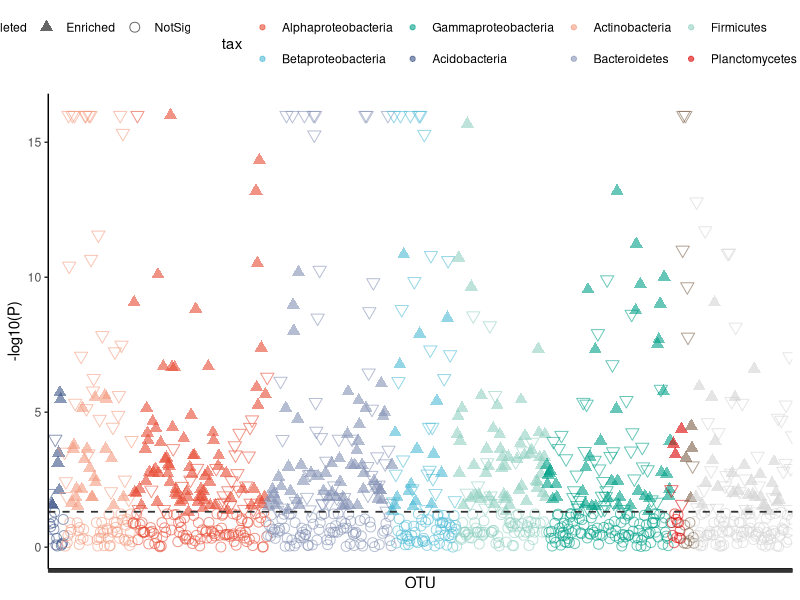

Write R code to recreate this figure. (Note: this script raises an error after producing the figure.)
## ---- chunk 1
knitr::opts_chunk$set(echo = TRUE)
## ---- chunk 2
library(ggplot2)
library(ggsci)
library(dplyr)


## ---- chunk 3

genus = read.delim("genus_name.txt", row.names= 1,header= T, sep="\t")

taxonomy = read.delim("taxonomy.txt", row.names= 1,header= T, sep="\t")

## 去掉重复的genus的行
tax <- taxonomy %>% distinct(Genus, .keep_all = TRUE)

dim(tax)

idx = tax$Phylum == "Proteobacteria"

# 初始化full为门，并初化因子为字符方便修改
tax$full=as.character(tax$Phylum) 

# 修改Proteobacteria门为目
tax[idx,]$full=as.character(tax[idx,]$Class)


top_phylum=c("Alphaproteobacteria","Betaproteobacteria", "Gammaproteobacteria", "Acidobacteria", 
              "Actinobacteria", "Bacteroidetes", "Firmicutes", "Planctomycetes",
              "Verrucomicrobia")

tax[!(tax$full %in% top_phylum),]$full = "Low Abundance"

# write.table(tax, "tax_genus.txt", quote = F, sep = "\t")
## ---- chunk 4
taxonomy = read.delim("tax_genus.txt", row.names= 1,header= F, sep="\t")

colnames(taxonomy) = c("kingdom","phylum","class","order","family", "full")



## ---- chunk 5

x = read.delim("fwp-fwe.txt", row.names= 1,header=T, sep="\t")

# 标记差异OTU类型
x$level = x$level
x$otu = rownames(x)


# 转换Pvalue为负对数
x$neglogp = -log10(x$PValue)

# Taxonomy排序，并筛选OTU表中存在的
taxonomy$id=rownames(taxonomy)
taxonomy = arrange(taxonomy, phylum, class, order, family, full)
rownames(taxonomy) = taxonomy$id
idx = rownames(taxonomy) %in% x$otu
tax = taxonomy[idx, ] # subset taxonomy from used OTU

# 手动筛选显著的组
x = x[rownames(tax), ] # reorder according to tax
x$tax = gsub("p__","",tax$full,perl=TRUE) 

# write.csv(x, "fw.csv", quote = F)

## ---- chunk 6

fw <- read.csv("fw.csv")

# 设置各类的level对应顺序

levels(fw$tax)= c("Alphaproteobacteria","Betaproteobacteria","Gammaproteobacteria", 
                  "Acidobacteria", "Actinobacteria","Bacteroidetes", "Firmicutes", 
                  "Planctomycetes", "Verrucomicrobia", "ZLow_abundance")


fw$otu = factor(fw$otu, levels=fw$otu)   # set x order


# 调整Y轴范围更美观
fw[fw$neglogp > 16,]$neglogp  = 16


## 添加显著阈值线

FDR = min(fw$neglogp[fw$level=="Depleted"])

col <- c(pal_npg()(9), "lightgrey")

p1 = ggplot(fw, aes(x=otu, y=neglogp, color=tax, shape=level, size = level)) +
  
  scale_color_manual(values = col, limits = c("Alphaproteobacteria","Betaproteobacteria",
                                            "Gammaproteobacteria", "Acidobacteria", 
                                            "Actinobacteria", "Bacteroidetes", "Firmicutes",
                                            "Planctomycetes", "Verrucomicrobia", "ZLow Abundance")) +
  
  geom_point(alpha= 0.6) + 
  
  scale_size_manual(values = c(3,3,3)) + 
  
  geom_hline(size=0.6, yintercept=FDR, linetype=2, color="#333333") +
  
  scale_shape_manual(values=c(25, 17, 21))+
  
  labs(x="OTU", y="-log10(P)") +
  
  theme_classic() + 
  
  theme(axis.text.x=element_blank(),
        panel.grid = element_blank(),
        legend.position="top")

p1

## ---- chunk 7


x = read.delim("swp-swe.txt", row.names= 1,header=T, sep="\t")

# 标记差异OTU类型
x$level = x$level
x$otu = rownames(x)


# 转换Pvalue为负对数
x$neglogp = -log10(x$PValue)

# Taxonomy排序，并筛选OTU表中存在的
taxonomy$id=rownames(taxonomy)
taxonomy = arrange(taxonomy, phylum, class, order, family, full)
rownames(taxonomy) = taxonomy$id
idx = rownames(taxonomy) %in% x$otu
tax = taxonomy[idx, ] # subset taxonomy from used OTU

# 手动筛选显著的组
x = x[rownames(tax), ] # reorder according to tax
x$tax = gsub("p__","",tax$full,perl=TRUE) 


# write.csv(x, "sw.csv", quote = F)

## ---- chunk 8
sw <- read.csv("sw.csv")

# 设置各类的level对应顺序

levels(sw$tax)= c("Alphaproteobacteria","Betaproteobacteria","Gammaproteobacteria", 
                  "Acidobacteria", "Actinobacteria","Bacteroidetes", "Firmicutes", 
                  "Planctomycetes", "Verrucomicrobia", "ZLow_abundance")

sw$otu = factor(sw$otu, levels=sw$otu)   # set x order


# 调整Y轴范围更美观
sw[sw$neglogp > 20,]$neglogp  = 20
 

# Manhattan plot
## 添加显著阈值线

FDR = min(sw$neglogp[sw$level=="Depleted"])

col <- c(pal_npg()(9), "lightgrey")

p2 = ggplot(sw, aes(x=otu, y=neglogp, color=tax, shape=level, size = level)) +
  
  scale_color_manual(values = col, limit = c("Alphaproteobacteria","Betaproteobacteria",
                                            "Gammaproteobacteria", "Acidobacteria", 
                                            "Actinobacteria", "Bacteroidetes", "Firmicutes",
                                            "Planctomycetes", "Verrucomicrobia", "ZLow Abundance")) +
  
  geom_point(alpha= 0.6) + 
  
  scale_size_manual(values = c(3,3,3)) + 
  
  geom_hline(size=0.6, yintercept=FDR, linetype=2, color="#333333") +
  
  scale_shape_manual(values=c(25, 17, 21))+
  
  labs(x="OTU", y="-log10(P)") +
  
  theme_classic() + 
  
  theme(axis.text.x=element_blank(),
        panel.grid = element_blank(),
        legend.position="top")

p2


## ---- chunk 9

x = read.delim("tep-tee.txt", row.names= 1,header=T, sep="\t")

# 标记差异OTU类型
x$level = x$level
x$otu = rownames(x)


# 转换Pvalue为负对数
x$neglogp = -log10(x$PValue)

# Taxonomy排序，并筛选OTU表中存在的
taxonomy$id=rownames(taxonomy)
taxonomy = arrange(taxonomy, phylum, class, order, family, full)
rownames(taxonomy) = taxonomy$id
idx = rownames(taxonomy) %in% x$otu
tax = taxonomy[idx, ] # subset taxonomy from used OTU

# 手动筛选显著的组
x = x[rownames(tax), ] # reorder according to tax
x$tax = gsub("p__","",tax$full,perl=TRUE) 


# write.csv(x, "te.csv", quote = F)
## ---- chunk 10

te <- read.csv("te.csv")

# 设置各类的level对应顺序

levels(te$tax)= c("Alphaproteobacteria","Betaproteobacteria","Gammaproteobacteria", 
                  "Acidobacteria", "Actinobacteria","Bacteroidetes", "Firmicutes", 
                  "Planctomycetes", "Verrucomicrobia", "ZLow_abundance")

te$otu = factor(te$otu, levels=te$otu)   # set x order


# 调整Y轴范围更美观
 te[te$neglogp > 20,]$neglogp  = 20


## 添加显著阈值线
FDR = min(te$neglogp[te$level=="Depleted"])



col <- c(pal_npg()(9), "lightgrey")

p3 = ggplot(te, aes(x=otu, y=neglogp, color=tax, shape=level, size = level)) +
  
  scale_color_manual(values = col, limit = c("Alphaproteobacteria","Betaproteobacteria",
                                            "Gammaproteobacteria", "Acidobacteria", 
                                            "Actinobacteria", "Bacteroidetes", "Firmicutes",
                                            "Planctomycetes", "Verrucomicrobia", "ZLow Abundance")) +
  
  geom_point(alpha= 0.6) + 
  
  scale_size_manual(values = c(3,3,3)) + 
  
  geom_hline(size=0.6, yintercept=FDR, linetype=2, color="#333333") +
  
  scale_shape_manual(values=c(25, 17, 21))+
  
  labs(x="OTU", y="-log10(P)") +
  
  theme_classic() + 
  
  theme(axis.text.x=element_blank(),
        panel.grid = element_blank(),
        legend.position="top")

p3


## ---- chunk 11

library(cowplot)

pa1 <- plot_grid(p1, p2, p3, nrow = 3, 
                 
                 labels = letters[1:3])

pa1


# save plots

ggsave(plot = pa1, "manhattan.pdf", 
       width = 186, height = 260, units = c("mm"), dpi = 300)

